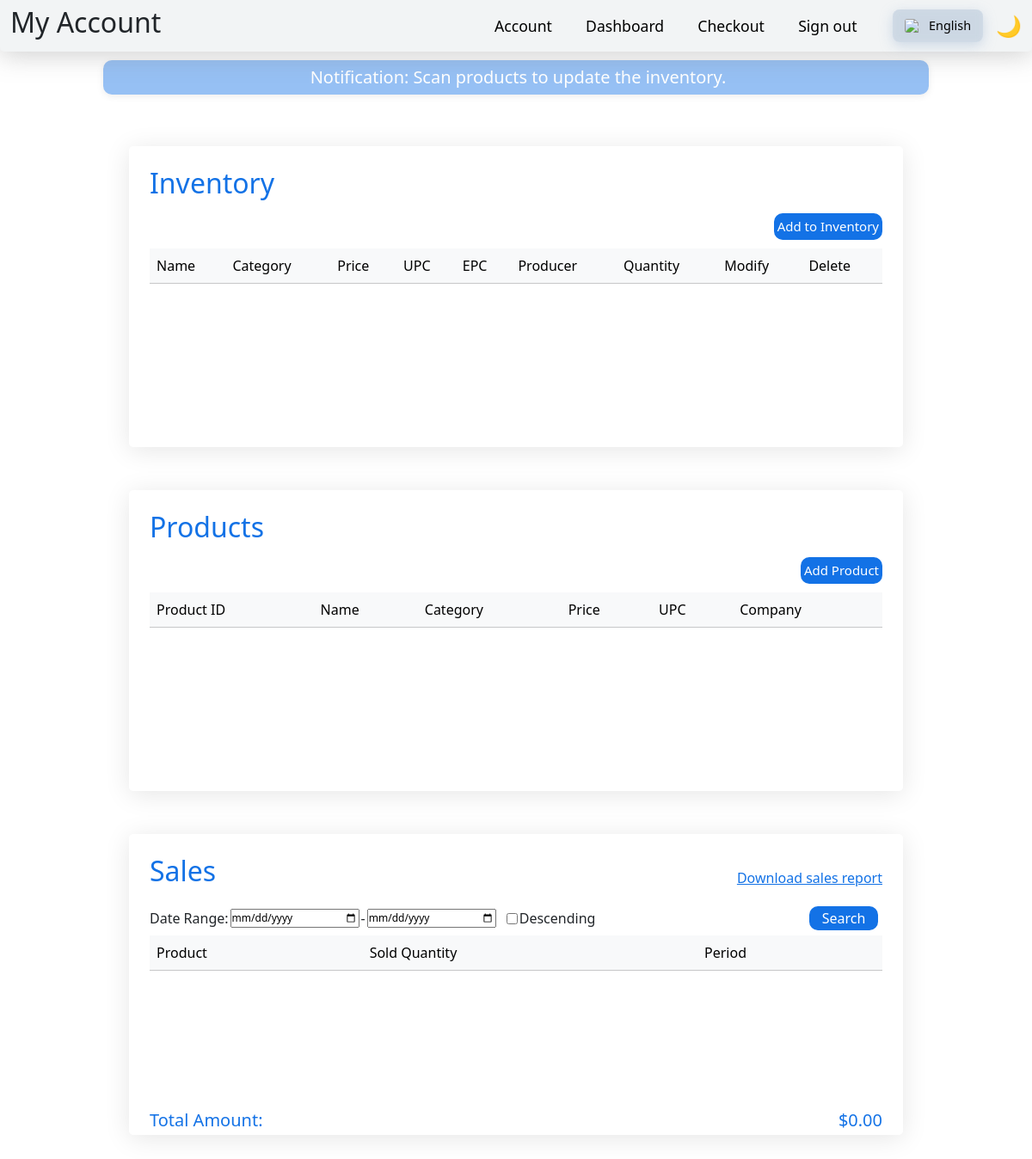
The page /product-management/inventory.php (signed in) on the database as committed earlier.
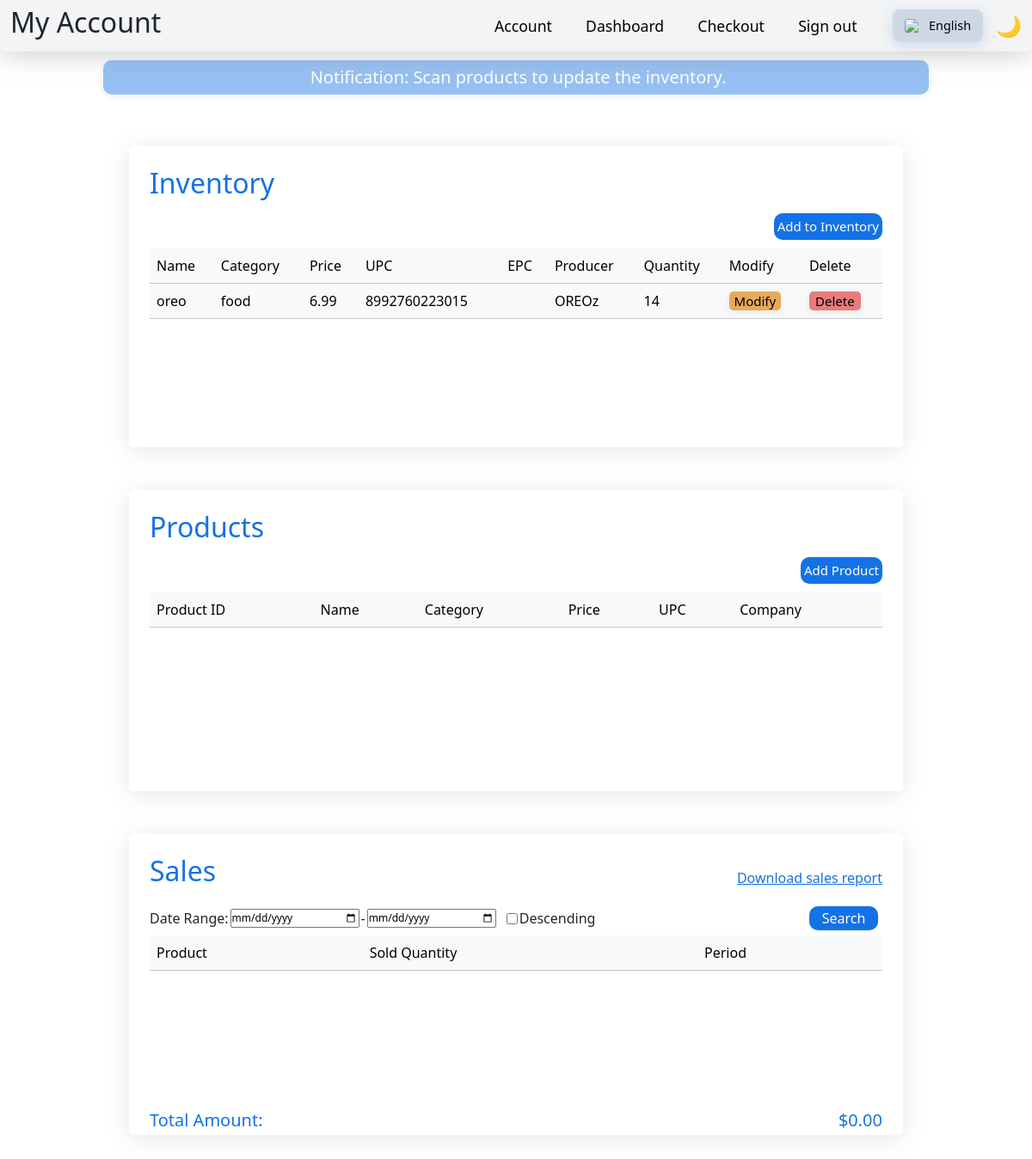
The same page on the database as committed later.
### tables this page shows
CREATE TABLE `inventory` (
  `product_id` int(11) NOT NULL,
  `quantity` int(11) NOT NULL,
  `update_time` datetime NOT NULL
);

CREATE TABLE `products` (
  `product_id` int(12) NOT NULL,
  `name` varchar(200) NOT NULL,
  `category` varchar(200) NOT NULL,
  `price` decimal(10,2) NOT NULL,
  `upc` bigint(13) NOT NULL,
  `epc` varchar(24) NOT NULL,
  `company` varchar(200) NOT NULL
);

### product-management/inventory.php (the view, shortened to what the changed rows need)
<!DOCTYPE html>
<html lang="en">
<head>
    <link rel="stylesheet" href="/Phase3/product-management/css/inventory.css">
    <link rel="stylesheet" href="../nav.css">
    <link href="https://cdn.jsdelivr.net/npm/bootstrap@5.3.8/dist/css/bootstrap.min.css" rel="stylesheet">
</head>
<body>
    <?php
    include "../nav.php";
    ?>
    <main>
        <div class="notification-container" id="notification-container">
            <div class="notification-title">
                <h1 class="title"> Notification: </h1>
            </div>
        </div>
        <div class="main-content">
            <div class="inventory-table">
                <h2>Inventory</h2>
                <?php
                $servername = "localhost";
                $username = "root";
                $password = "";
                $dbname = "iotphase3";
                $conn = new mysqli($servername, $username, $password, $dbname);
                $sql = "SELECT i.product_id, i.quantity, p.name, p.category, p.price, p.upc, i.epc, p.company
                            FROM inventory i
                            INNER JOIN products p ON i.product_id = p.product_id";
                $result = $conn->query($sql);
                ?>
                <div class="inventory-table-container">
                <table class="table table-hover" id="table">
                    <thead class="table-light">
                        <tr>
                            <th scope="col">Name</th>
                            <th scope="col">Cateory</th>
                            <th scope="col">Price</th>
                            <th scope="col">UPC</th>
                            <th scope="col">EPC</th>
                            <th scope="col">Producer</th>
                            <th scope="col">Quantity</th>
                            <th scope="col">Modify</th>
                            <th scope="col">Delete</th>
                        </tr>
                    </thead>
                    <tbody id="tbody">
                        <?php if ($result && $result->num_rows > 0): ?>
                            <?php while ($rows = $result->fetch_assoc()): ?>
                                <tr>
                                    <td><?= $rows['name'] ?></td>
                                    <td><?= $rows['category'] ?></td>
                                    <td><?= $rows['price'] ?></td>
                                    <td><?= $rows['upc'] ?></td>
                                    <td><?= $rows['epc'] ?></td>
                                    <td><?= $rows['company'] ?></td>
                                    <td><?= $rows['quantity'] ?></td>
                                    <td><button class="modify-button" id="modify-button">Modify</button></td>
                                    <td><button class="delete-button" id="delete-button">Delete</button></td>
                                </tr>
                            <?php endwhile; ?>
                        <?php endif; ?>
                    </tbody>
                </table>
                </div>
            </div>
        </div>
        <div class="product-table">
            <h2>Products</h2>
            <div class="products-table-container">
                <table class="table table-hover" id="table">
                    <thead class="table-light">
                        <tr>
                            <th scope="col">Product ID</th>
                            <th scope="col">Name</th>
                            <th scope="col">Category</th>
                            <th scope="col">Price</th>
                            <th scope="col">UPC</th>
                            <th scope="col">Company</th>
                        </tr>
                    </thead>
                </table>
            </div>
        </div>
        <div class="sales-table">
            <div class="header">
                <h2>Sales</h2>
            </div>
            <div class="sales-table-container">
                <table class="table table-hover" id="table">
                    <thead class="table-light">
                        <tr>
                            <th scope="col">Product</th>
                            <th scope="col">Sold Quantity</th>
                            <th scope="col">Period</th>
                        </tr>
                    </thead>
                </table>
            </div>
        </div>
    </main>
</body>
</html>

Rows that differ between the two databases and show on the page:
added inventory: product.name "oreo", product.category "food", product.price "6.99", product.upc "8992760223015", product.company "OREOz", quantity "14"
